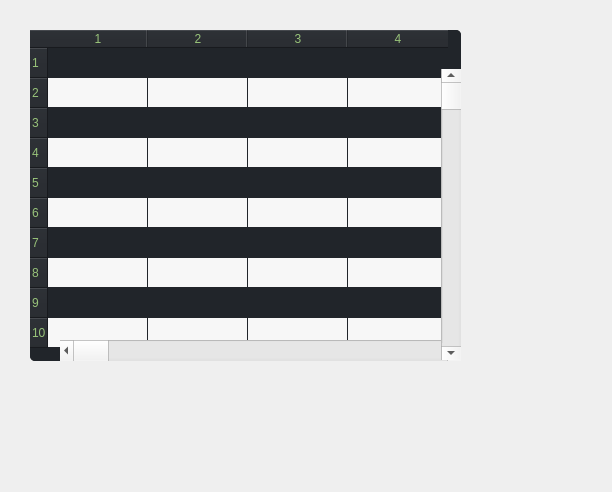
<?xml version="1.0" encoding="UTF-8"?>
<ui version="4.0">
 <class>OrderList</class>
 <widget class="QWidget" name="OrderList">
  <property name="geometry">
   <rect>
    <x>0</x>
    <y>0</y>
    <width>612</width>
    <height>492</height>
   </rect>
  </property>
  <property name="windowTitle">
   <string>Form</string>
  </property>
  <widget class="QTableWidget" name="exc_list">
   <property name="geometry">
    <rect>
     <x>30</x>
     <y>30</y>
     <width>431</width>
     <height>331</height>
    </rect>
   </property>
   <property name="styleSheet">
    <string notr="true">background-color: rgb(33, 37, 42);
color: rgb(152, 195, 121);
border: 3px;
border-radius: 5</string>
   </property>
   <property name="frameShape">
    <enum>QFrame::NoFrame</enum>
   </property>
   <property name="frameShadow">
    <enum>QFrame::Plain</enum>
   </property>
   <property name="lineWidth">
    <number>1</number>
   </property>
   <property name="midLineWidth">
    <number>0</number>
   </property>
   <property name="verticalScrollBarPolicy">
    <enum>Qt::ScrollBarAlwaysOff</enum>
   </property>
   <property name="horizontalScrollBarPolicy">
    <enum>Qt::ScrollBarAlwaysOff</enum>
   </property>
   <property name="alternatingRowColors">
    <bool>true</bool>
   </property>
   <property name="gridStyle">
    <enum>Qt::NoPen</enum>
   </property>
   <property name="rowCount">
    <number>10</number>
   </property>
   <property name="columnCount">
    <number>4</number>
   </property>
   <attribute name="horizontalHeaderCascadingSectionResizes">
    <bool>false</bool>
   </attribute>
   <attribute name="horizontalHeaderShowSortIndicator" stdset="0">
    <bool>false</bool>
   </attribute>
   <row/>
   <row/>
   <row/>
   <row/>
   <row/>
   <row/>
   <row/>
   <row/>
   <row/>
   <row/>
   <column/>
   <column/>
   <column/>
   <column/>
  </widget>
  <widget class="QScrollBar" name="horizontalScrollBar">
   <property name="geometry">
    <rect>
     <x>60</x>
     <y>340</y>
     <width>401</width>
     <height>21</height>
    </rect>
   </property>
   <property name="orientation">
    <enum>Qt::Horizontal</enum>
   </property>
  </widget>
  <widget class="QScrollBar" name="verticalScrollBar">
   <property name="geometry">
    <rect>
     <x>441</x>
     <y>69</y>
     <width>20</width>
     <height>291</height>
    </rect>
   </property>
   <property name="orientation">
    <enum>Qt::Vertical</enum>
   </property>
  </widget>
 </widget>
 <resources/>
 <connections/>
</ui>
